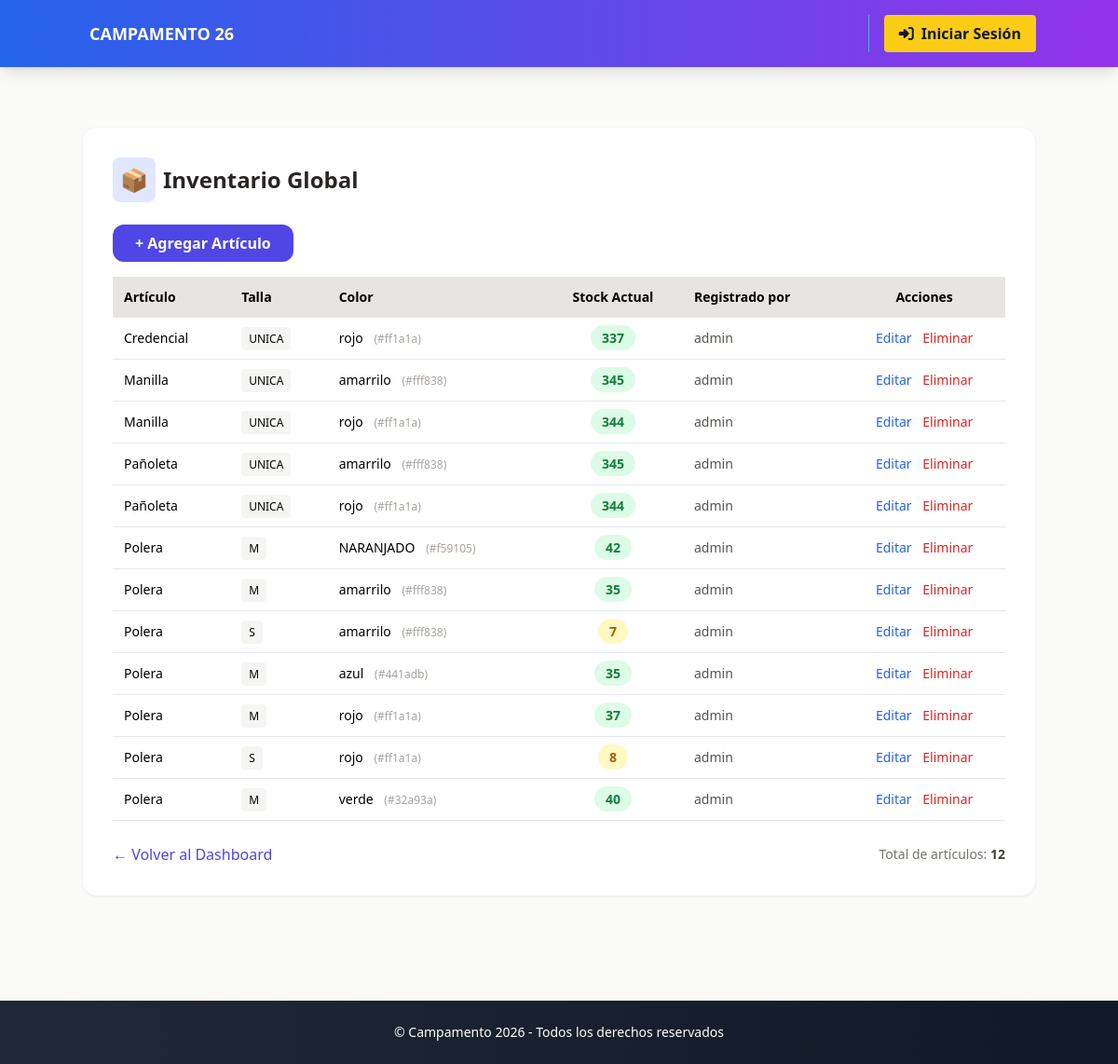
The app's page /inventario/ with its own data.
### principal/models.py (models this page shows, shortened)
class InventarioGlobal(models.Model):
    ARTICULOS = (
        ('polera', 'Polera'),
        ('pañoleta', 'Pañoleta'),
        ('credencial', 'Credencial'),
        ('manilla', 'Manilla'),
    )
    TALLAS = (
        ('XS', 'XS - Extra Pequeño'),
        ('S', 'S - Pequeño'),
        ('M', 'M - Mediano'),
        ('L', 'L - Grande'),
        ('XL', 'XL - Extra Grande'),
        ('XXL', 'XXL - Doble Extra Grande'),
        ('unica', 'Talla Única'),
    )
    articulo = models.CharField(max_length=20, choices=ARTICULOS)
    talla = models.CharField(max_length=10, choices=TALLAS, default='unica')
    color_hex = models.CharField(max_length=7, default='#000000', help_text="Código hexadecimal del color")
    color_nombre = models.CharField(max_length=50, null=True, blank=True, help_text="Nombre del color")
    stock_actual = models.PositiveIntegerField(default=0)
    stock_total = models.PositiveIntegerField(default=0, help_text="Stock inicial")
    numeros_asignados = models.TextField(blank=True, help_text="Números asignados por color, formato: color:#1,#2,#3")
    siguiente_numero = models.PositiveIntegerField(default=1)
    autor = models.ForeignKey(Usuario, on_delete=models.PROTECT)
    fecha_creacion = models.DateTimeField(auto_now_add=True, verbose_name="Fecha de Creación")
    fecha_actualizacion = models.DateTimeField(auto_now=True, verbose_name="Última Actualización")
    class Meta:
        unique_together = ['articulo', 'talla', 'color_hex']
        verbose_name = "Inventario Global"
        verbose_name_plural = "Inventarios Globales"
        ordering = ['articulo', 'color_nombre', 'talla']
    @property
    def color(self):
        """Propiedad para compatibilidad"""
        return self.color_nombre or self.color_hex

class Usuario(AbstractUser):
    ROLES = (
        ('admin', 'Administrador'),
        ('director', 'Director'),
        ('lider', 'Líder'),
        ('inscripcion', 'Inscripción'),
        ('campamentista', 'Campamentista'),
        ('pastor', 'Pastor'),
    )
    rol = models.CharField(max_length=15, choices=ROLES, default='campamentista')

### principal/views.py (the view)
# urls.py: path('inventario/', views.listar_inventario, name='listar_inventario'),
def listar_inventario(request):
    items = InventarioGlobal.objects.all().order_by('articulo', 'color_nombre', 'talla')
    return render(request, 'principal/inventario_lista.html', {'items': items})

### principal/templates/principal/inventario_lista.html (shortened to what this page needs)
{% extends 'principal/base.html' %}
{% block content %}
<div class="max-w-6xl mx-auto my-10 bg-white p-8 rounded-2xl shadow-sm border border-stone-100">
    <h2 class="text-2xl font-bold text-stone-800 mb-6 flex items-center gap-2">
        <span class="p-2 bg-indigo-100 text-indigo-600 rounded-lg">📦</span>
        Inventario Global
    </h2>
    <a href="{% url 'crear_inventario' %}" class="mb-4 inline-block bg-indigo-600 text-white px-6 py-2 rounded-xl font-bold hover:bg-indigo-700">
        + Agregar Artículo
    </a>
    <div class="overflow-x-auto">
        <table class="w-full text-sm">
            <thead class="bg-stone-200">
                <tr>
                    <th class="p-3 text-left">Artículo</th>
                    <th class="p-3 text-left">Talla</th>
                    <th class="p-3 text-left">Color</th>
                    <th class="p-3 text-center">Stock Actual</th>
                    <th class="p-3 text-left">Registrado por</th>
                    <th class="p-3 text-center">Acciones</th>
                </tr>
            </thead>
            <tbody>
                {% for item in items %}
                <tr class="border-b hover:bg-stone-50">
                    <td class="p-3 font-medium">{{ item.get_articulo_display }}</td>
                    <td class="p-3">
                        <span class="px-2 py-1 bg-stone-100 rounded text-xs">{{ item.talla|upper }}</span>
                    </td>
                    <td class="p-3">
                        {% if item.color_hex %}
                            <span class="font-medium">{{ item.color_nombre }}</span>
                            <span class="text-stone-400 text-xs ml-2">({{ item.color_hex }})</span>
                        {% else %}
                            <span class="text-stone-400">Sin color</span>
                        {% endif %}
                    </td>
                    <td class="p-3 text-center">
                        {% if item.stock_actual > 10 %}
                            <span class="px-3 py-1 bg-green-100 text-green-700 rounded-full font-semibold">{{ item.stock_actual }}</span>
                        {% elif item.stock_actual > 0 %}
                            <span class="px-3 py-1 bg-yellow-100 text-yellow-700 rounded-full font-semibold">{{ item.stock_actual }}</span>
                        {% else %}
                            <span class="px-3 py-1 bg-red-100 text-red-700 rounded-full font-semibold">{{ item.stock_actual }}</span>
                        {% endif %}
                    </td>
                    <td class="p-3 text-stone-600">{{ item.autor.username|default:"Sistema" }}</td>
                    <td class="p-3 text-center space-x-2">
                        <a href="{% url 'editar_inventario' item.id %}" class="text-blue-600 hover:underline font-medium">Editar</a>
                        <a href="{% url 'eliminar_inventario' item.id %}" class="text-red-600 hover:underline font-medium" onclick="return confirm('¿Eliminar este artículo?')">Eliminar</a>
                    </td>
                </tr>
                {% endfor %}
            </tbody>
        </table>
    </div>
    <div class="mt-6 flex justify-between items-center">
        <a href="{% url 'dashboard' %}" class="text-indigo-600 hover:underline font-medium">← Volver al Dashboard</a>
        <div class="text-sm text-stone-500">
            Total de artículos: <span class="font-semibold text-stone-700">{{ items|length }}</span>
        </div>
    </div>
</div>
{% endblock %}

### records on screen
InventarioGlobal: articulo "Credencial", talla "UNICA", color_nombre "rojo", color_hex "#ff1a1a", stock_actual "337", autor.username "admin"
InventarioGlobal: articulo "Manilla", talla "UNICA", color_nombre "amarrilo", color_hex "#fff838", stock_actual "345", autor.username "admin"
InventarioGlobal: articulo "Manilla", talla "UNICA", color_nombre "rojo", color_hex "#ff1a1a", stock_actual "344", autor.username "admin"
InventarioGlobal: articulo "Pañoleta", talla "UNICA", color_nombre "amarrilo", color_hex "#fff838", stock_actual "345", autor.username "admin"
InventarioGlobal: articulo "Pañoleta", talla "UNICA", color_nombre "rojo", color_hex "#ff1a1a", stock_actual "344", autor.username "admin"
InventarioGlobal: articulo "Polera", talla "M", color_nombre "NARANJADO", color_hex "#f59105", stock_actual "42", autor.username "admin"
InventarioGlobal: articulo "Polera", talla "M", color_nombre "amarrilo", color_hex "#fff838", stock_actual "35", autor.username "admin"
InventarioGlobal: articulo "Polera", talla "S", color_nombre "amarrilo", color_hex "#fff838", stock_actual "7", autor.username "admin"
InventarioGlobal: articulo "Polera", talla "M", color_nombre "azul", color_hex "#441adb", stock_actual "35", autor.username "admin"
InventarioGlobal: articulo "Polera", talla "M", color_nombre "rojo", color_hex "#ff1a1a", stock_actual "37", autor.username "admin"
InventarioGlobal: articulo "Polera", talla "S", color_nombre "rojo", color_hex "#ff1a1a", stock_actual "8", autor.username "admin"
InventarioGlobal: articulo "Polera", talla "M", color_nombre "verde", color_hex "#32a93a", stock_actual "40", autor.username "admin"

### other values on screen
{{ items|length }} "12"
